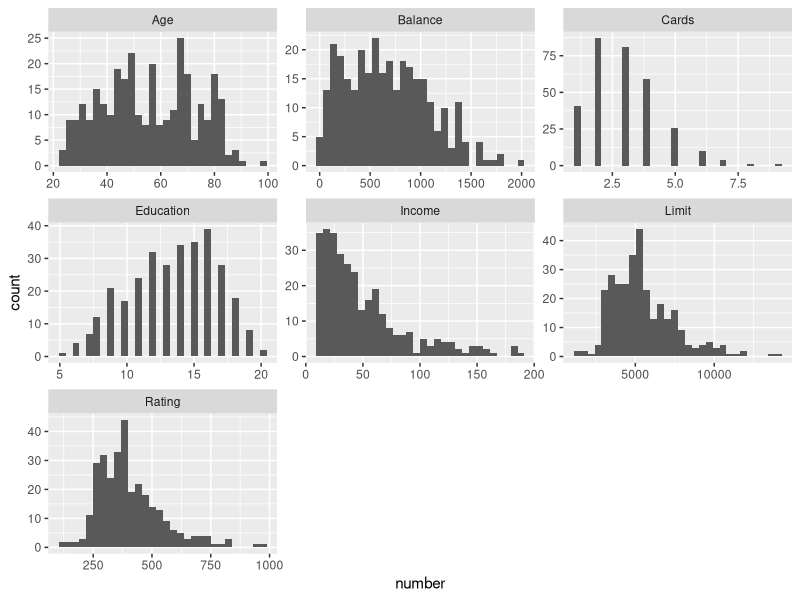
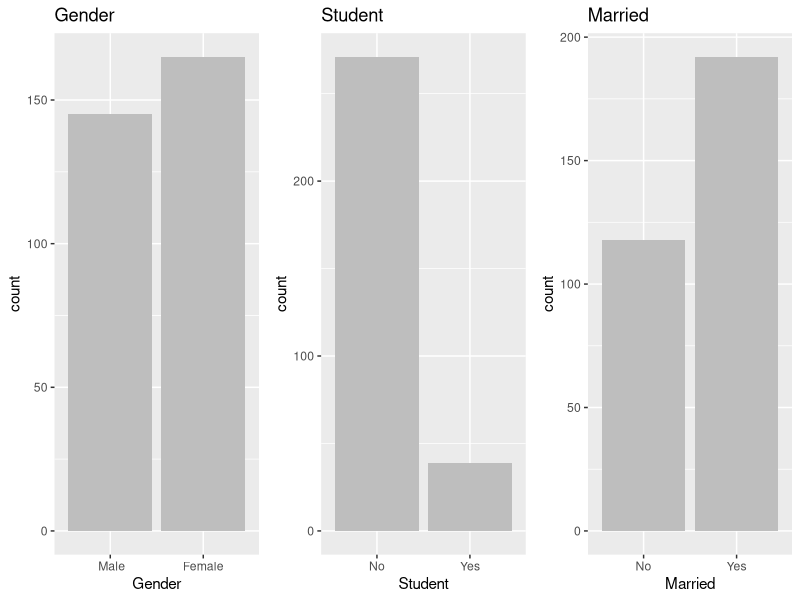
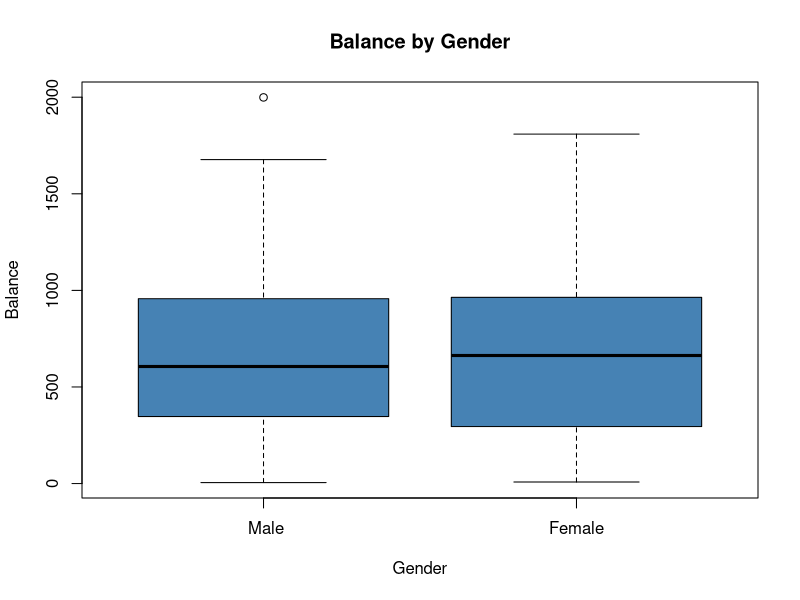
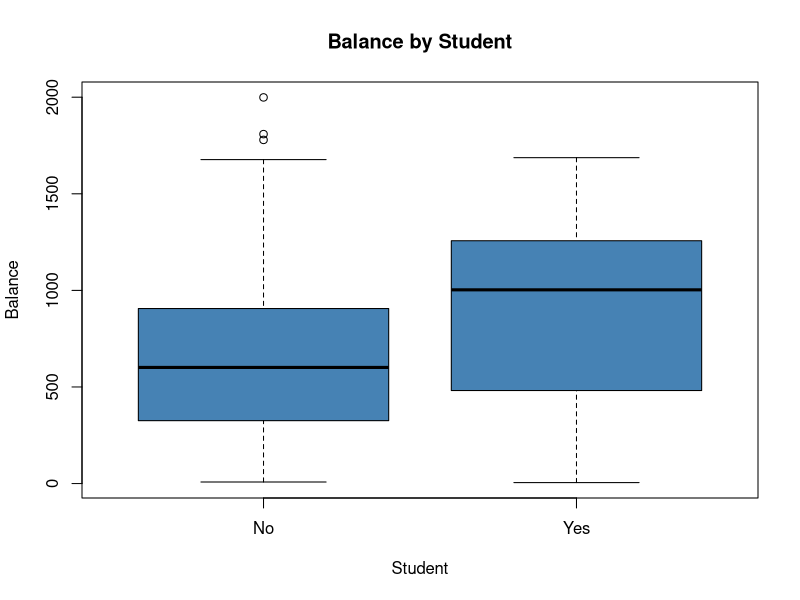
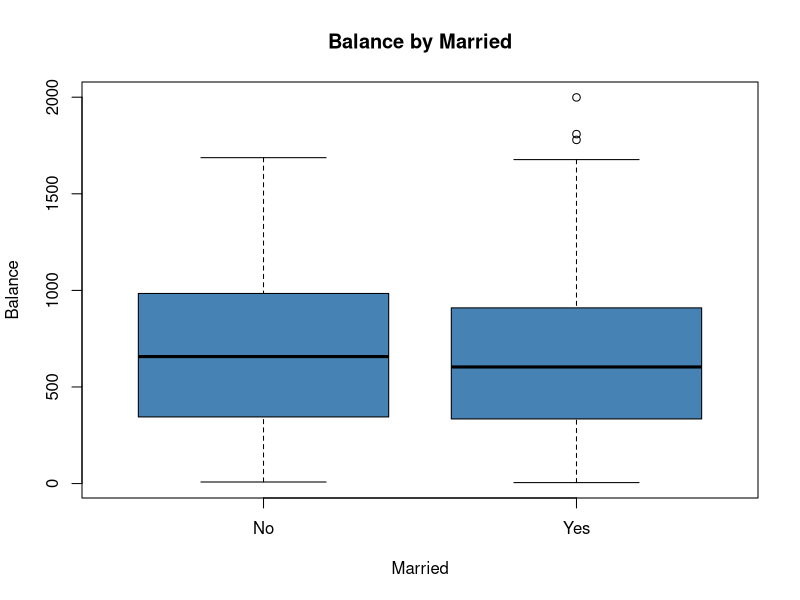
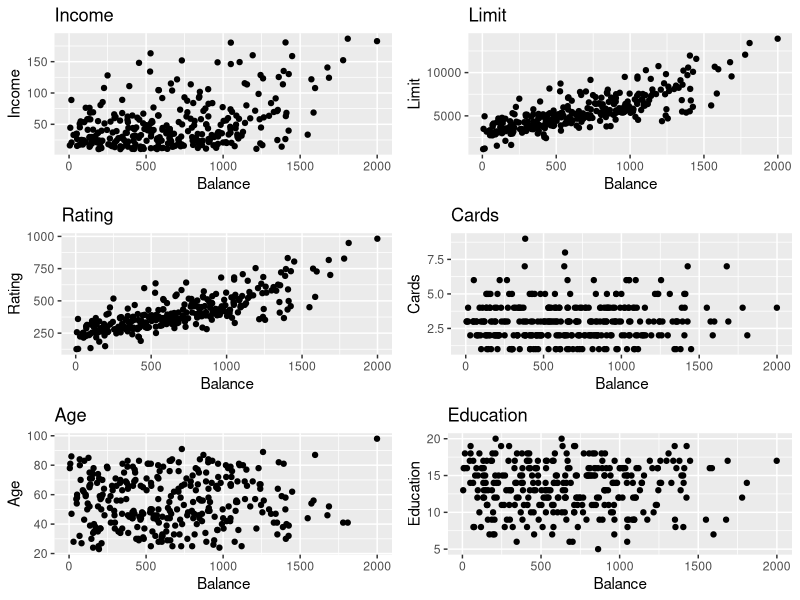
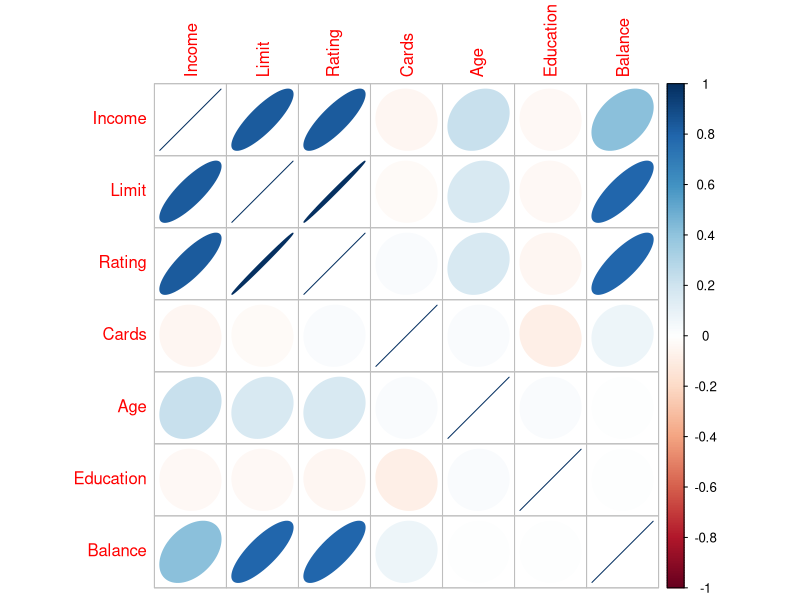
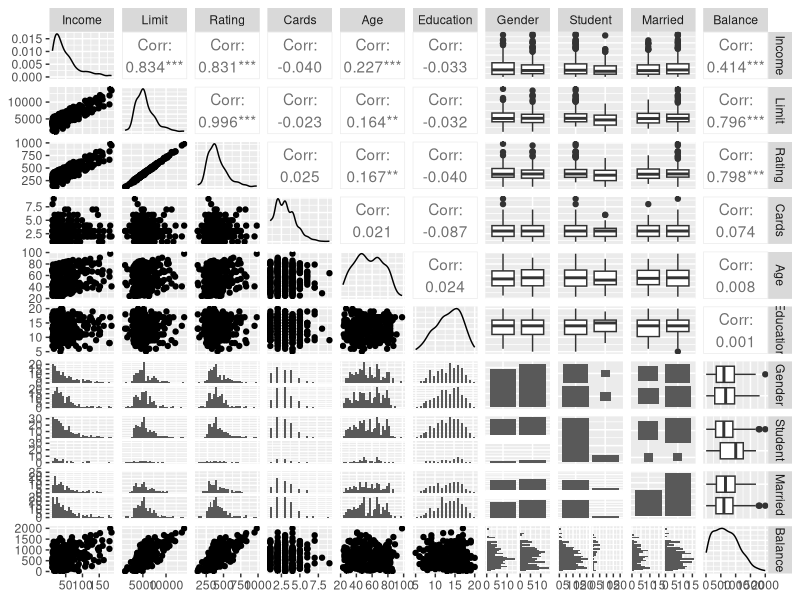

These charts were generated, in order, by the following R code:
## ---- chunk 1
df <- read.csv('creditBalance.csv', header = TRUE)
head(df, 10)
## ---- chunk 2
summary(df)
dim(df)
sum(is.na(df))
## ---- chunk 3
library(tidyverse)

n <- gather(df %>% select(.,Income, Limit, Rating, Cards, Age, Education, Balance), key = 'character', value = 'number')
ggplot(data = n, mapping=aes(x = number)) + 
  geom_histogram() +
  facet_wrap(~character, scales = 'free')
## ---- chunk 4
library(ggpubr)

b <- df %>% select(Gender)
p1 <- ggplot(data = b, mapping=aes(x=Gender)) +
  geom_bar(fill = "gray") +
  ggtitle("Gender")

b <- df %>% select(Student)
p2 <- ggplot(data = b, mapping=aes(x=Student)) +
   geom_bar(fill = "gray") +
  ggtitle("Student")

b <- df %>% select(Married)
p3 <- ggplot(data = b, mapping=aes(x=Married)) +
  geom_bar(fill = "gray") +
  ggtitle("Married")

ggarrange(p1, p2, p3, ncol = 3, nrow = 1)
## ---- chunk 5
boxplot(df$Balance ~ df$Gender,
        col='steelblue',
        main='Balance by Gender',
        xlab='Gender',
        ylab='Balance')
boxplot(df$Balance ~ df$Student,
        col='steelblue',
        main='Balance by Student',
        xlab='Student',
        ylab='Balance')

boxplot(df$Balance ~ df$Married,
        col='steelblue',
        main='Balance by Married',
        xlab='Married',
        ylab='Balance')
## ---- chunk 6
a <- df %>% select(Income, Balance)
p1 <- ggplot(data = a, mapping=aes(y=Income, x = Balance)) +
  geom_point() +
  ggtitle("Income")

b <- df %>% select(Limit, Balance)
p2 <- ggplot(data = b, mapping=aes(y=Limit, x = Balance)) +
   geom_point() +
  ggtitle("Limit")

c <- df %>% select(Rating, Balance)
p3 <- ggplot(data = c, mapping=aes(y=Rating, x = Balance)) +
  geom_point() +
  ggtitle("Rating")

d <- df %>% select(Cards, Balance)
p4 <- ggplot(data = d, mapping=aes(y=Cards, x = Balance)) +
  geom_point() +
  ggtitle("Cards")

e <- df %>% select(Age, Balance)
p5 <- ggplot(data = e, mapping=aes(y=Age, x = Balance)) +
  geom_point() +
  ggtitle("Age")

f <- df %>% select(Education, Balance)
p6 <- ggplot(data = f, mapping=aes(y=Education, x = Balance)) +
  geom_point() +
  ggtitle("Education")

ggarrange(p1, p2, p3, p4, p5, p6, ncol = 2, nrow = 3)
## ---- chunk 7
library(corrplot)

df %>% 
  dplyr::select(., Income, Limit, Rating, Cards, Age, Education, Balance) %>% 
  cor(.) %>% 
  corrplot(.,method="ellipse")
## ---- chunk 8
library(GGally)

df %>% filter(.,Balance > 0) -> d
ggpairs(d, progress = F)
